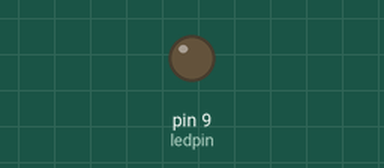
Recording of a sketch running on a simulated Arduino Uno, built with avr-gcc and run on an emulated ATmega328P. On the bench: output pins drawn as LEDs (lit = HIGH).

Above: at 0.05 s.
At 0.6 s:
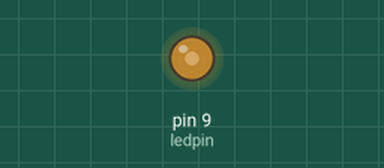
At 1.2 s:
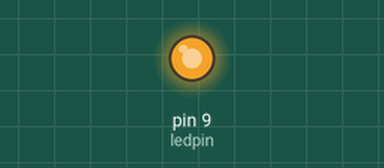
At 2.35 s:
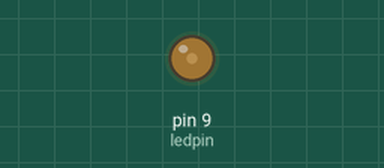
Timing chart, 0 to 6.0 s (numbered marks = the images above):
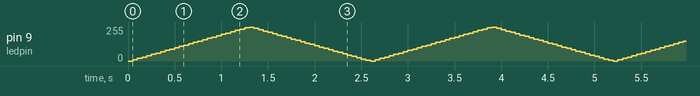

The sketch:

fadeinfadeout.ino
```cpp
const int ledpin=9;
void setup() {
  // put your setup code here, to run once:
  pinMode(ledpin,OUTPUT);
}

void loop() {
  // put your main code here, to run repeatedly:
  for(int brightness=0;brightness<=255;brightness=brightness+10)
  {
    analogWrite(ledpin,brightness);
    delay(50);
  }
  for(int brightness=255;brightness>=0;brightness=brightness-10)
  {
    analogWrite(ledpin,brightness);
    delay(50);
  }
}
```
